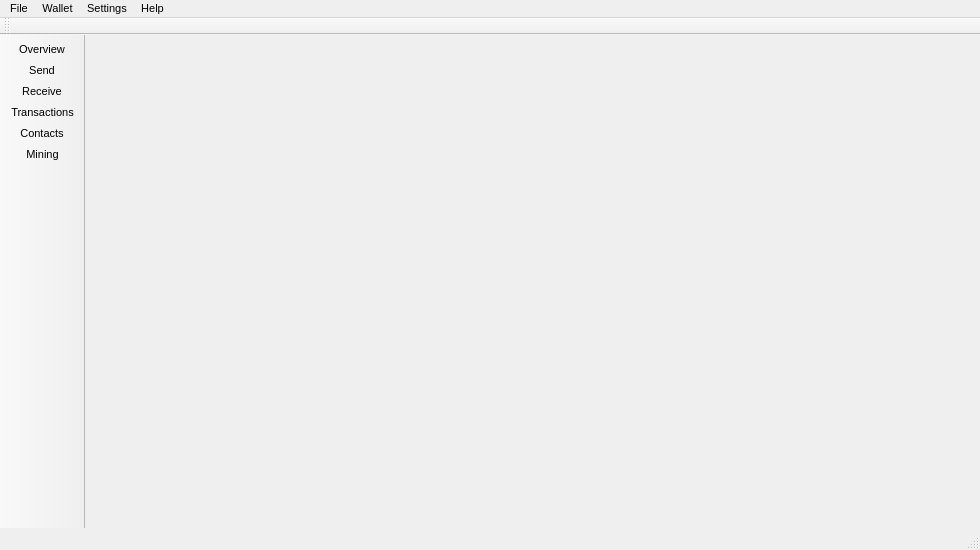
 <widget class="QMainWindow" name="MainWindow">
  <property name="geometry">
   <rect>
    <x>0</x>
    <y>0</y>
    <width>980</width>
    <height>550</height>
   </rect>
  </property>
  <property name="sizePolicy">
   <sizepolicy hsizetype="Preferred" vsizetype="Preferred">
    <horstretch>0</horstretch>
    <verstretch>0</verstretch>
   </sizepolicy>
  </property>
  <property name="minimumSize">
   <size>
    <width>0</width>
    <height>0</height>
   </size>
  </property>
  <property name="maximumSize">
   <size>
    <width>16777215</width>
    <height>16777215</height>
   </size>
  </property>
  <property name="font">
   <font>
    <pointsize>8</pointsize>
   </font>
  </property>
  <property name="windowTitle">
   <string>MainWindow</string>
  </property>
  <property name="windowIcon">
   <iconset resource="../../resources.qrc">
    <normaloff>:/images/cryptonote</normaloff>:/images/cryptonote</iconset>
  </property>
  <widget class="QWidget" name="centralwidget">
   <property name="sizePolicy">
    <sizepolicy hsizetype="Expanding" vsizetype="Preferred">
     <horstretch>0</horstretch>
     <verstretch>0</verstretch>
    </sizepolicy>
   </property>
   <layout class="QGridLayout" name="gridLayout">
    <property name="leftMargin">
     <number>0</number>
    </property>
    <property name="topMargin">
     <number>0</number>
    </property>
    <property name="rightMargin">
     <number>0</number>
    </property>
    <property name="bottomMargin">
     <number>0</number>
    </property>
    <property name="spacing">
     <number>0</number>
    </property>
    <item row="0" column="0" colspan="7">
     <widget class="WalletGui::AccountFrame" name="m_accountFrame">
      <property name="sizePolicy">
       <sizepolicy hsizetype="Preferred" vsizetype="Fixed">
        <horstretch>0</horstretch>
        <verstretch>0</verstretch>
       </sizepolicy>
      </property>
      <property name="minimumSize">
       <size>
        <width>0</width>
        <height>70</height>
       </size>
      </property>
      <property name="maximumSize">
       <size>
        <width>16777215</width>
        <height>70</height>
       </size>
      </property>
      <property name="styleSheet">
       <string notr="true"/>
      </property>
      <property name="frameShape">
       <enum>QFrame::NoFrame</enum>
      </property>
      <property name="frameShadow">
       <enum>QFrame::Raised</enum>
      </property>
     </widget>
    </item>
    <item row="1" column="0">
     <widget class="WalletGui::OverviewFrame" name="m_overviewFrame">
      <property name="sizePolicy">
       <sizepolicy hsizetype="Preferred" vsizetype="Preferred">
        <horstretch>0</horstretch>
        <verstretch>0</verstretch>
       </sizepolicy>
      </property>
      <property name="frameShape">
       <enum>QFrame::NoFrame</enum>
      </property>
      <property name="frameShadow">
       <enum>QFrame::Raised</enum>
      </property>
     </widget>
    </item>
    <item row="1" column="1">
     <widget class="WalletGui::SendFrame" name="m_sendFrame">
      <property name="sizePolicy">
       <sizepolicy hsizetype="Preferred" vsizetype="Preferred">
        <horstretch>0</horstretch>
        <verstretch>0</verstretch>
       </sizepolicy>
      </property>
      <property name="frameShape">
       <enum>QFrame::NoFrame</enum>
      </property>
      <property name="frameShadow">
       <enum>QFrame::Raised</enum>
      </property>
     </widget>
    </item>
    <item row="1" column="2">
     <widget class="WalletGui::ReceiveFrame" name="m_receiveFrame">
      <property name="sizePolicy">
       <sizepolicy hsizetype="Preferred" vsizetype="Preferred">
        <horstretch>0</horstretch>
        <verstretch>0</verstretch>
       </sizepolicy>
      </property>
      <property name="frameShape">
        <enum>QFrame::NoFrame</enum>
      </property>
      <property name="frameShadow">
        <enum>QFrame::Raised</enum>
      </property>
     </widget>
    </item>
    <item row="1" column="3">
     <widget class="WalletGui::TransactionsFrame" name="m_transactionsFrame">
      <property name="sizePolicy">
       <sizepolicy hsizetype="Preferred" vsizetype="Preferred">
        <horstretch>0</horstretch>
        <verstretch>0</verstretch>
       </sizepolicy>
      </property>
      <property name="frameShape">
       <enum>QFrame::NoFrame</enum>
      </property>
      <property name="frameShadow">
       <enum>QFrame::Raised</enum>
      </property>
     </widget>
    </item>
    <item row="1" column="4">
     <widget class="WalletGui::AddressBookFrame" name="m_addressBookFrame">
      <property name="sizePolicy">
       <sizepolicy hsizetype="Preferred" vsizetype="Preferred">
        <horstretch>0</horstretch>
        <verstretch>0</verstretch>
       </sizepolicy>
      </property>
      <property name="frameShape">
       <enum>QFrame::NoFrame</enum>
      </property>
      <property name="frameShadow">
       <enum>QFrame::Raised</enum>
      </property>
     </widget>
    </item>
    <item row="1" column="5">
     <widget class="WalletGui::MiningFrame" name="m_miningFrame">
      <property name="sizePolicy">
       <sizepolicy hsizetype="Preferred" vsizetype="Preferred">
        <horstretch>0</horstretch>
        <verstretch>0</verstretch>
       </sizepolicy>
      </property>
      <property name="frameShape">
       <enum>QFrame::NoFrame</enum>
      </property>
      <property name="frameShadow">
       <enum>QFrame::Raised</enum>
      </property>
     </widget>
    </item>
    <item row="1" column="6">
     <widget class="WalletGui::NoWalletFrame" name="m_noWalletFrame" native="true">
      <property name="sizePolicy">
       <sizepolicy hsizetype="Preferred" vsizetype="Preferred">
        <horstretch>0</horstretch>
        <verstretch>0</verstretch>
       </sizepolicy>
      </property>
     </widget>
    </item>
   </layout>
  </widget>
  <widget class="QMenuBar" name="menubar">
   <property name="geometry">
    <rect>
     <x>0</x>
     <y>0</y>
     <width>980</width>
     <height>20</height>
    </rect>
   </property>
   <widget class="QMenu" name="menuFile">
    <property name="title">
     <string>File</string>
    </property>
    <widget class="QMenu" name="menuRecent_wallets">
     <property name="title">
      <string>Recent wallets</string>
     </property>
    </widget>
    <addaction name="m_createWalletAction"/>
    <addaction name="m_createNondeterministicWalletAction"/>
    <addaction name="m_openWalletAction"/>
    <addaction name="menuRecent_wallets"/>
    <addaction name="m_backupWalletAction"/>
    <addaction name="m_closeWalletAction"/>
    <addaction name="separator"/>
    <addaction name="m_openUriAction"/>
    <addaction name="m_openLogFileAction"/>
    <addaction name="separator"/>
    <addaction name="m_signMessageAction"/>
    <addaction name="m_verifySignedMessageAction"/>
    <addaction name="separator"/>
    <addaction name="m_exitAction"/>
   </widget>
   <widget class="QMenu" name="menuSettings">
    <property name="title">
     <string>Settings</string>
    </property>
    <widget class="QMenu" name="menuLanguage">
     <property name="title">
      <string>Language</string>
     </property>
    </widget>
    <addaction name="menuLanguage"/>
    <addaction name="m_connectionSettingsAction"/>
    <addaction name="m_optimizationAction"/>
    <addaction name="separator"/>
    <addaction name="m_startOnLoginAction"/>
    <addaction name="m_minimizeToTrayAction"/>
    <addaction name="m_closeToTrayAction"/>
    <addaction name="m_miningOnLaunchAction"/>
   </widget>
   <widget class="QMenu" name="menuHelp">
    <property name="title">
     <string>Help</string>
    </property>
    <addaction name="m_aboutCryptonoteAction"/>
    <addaction name="m_aboutQtAction"/>
    <addaction name="actionHelp"/>
   </widget>
   <widget class="QMenu" name="menuWallet">
    <property name="title">
     <string>Wallet</string>
    </property>
    <addaction name="m_encryptWalletAction"/>
    <addaction name="m_changePasswordAction"/>
    <addaction name="m_sweepUnmixableAction"/>
    <addaction name="m_proofBalanceAction"/>
    <addaction name="separator"/>
    <addaction name="m_showMnemonicSeedAction"/>
    <addaction name="m_showPrivateKey"/>
    <addaction name="m_exportTrackingKeyAction"/>
    <addaction name="separator"/>
    <addaction name="m_restoreFromMnemonicSeedAction"/>
    <addaction name="m_importKeyAction"/>
    <addaction name="m_importTrackingKeyAction"/>
    <addaction name="separator"/>
    <addaction name="m_resetAction"/>
   </widget>
   <addaction name="menuFile"/>
   <addaction name="menuWallet"/>
   <addaction name="menuSettings"/>
   <addaction name="menuHelp"/>
  </widget>
  <widget class="QToolBar" name="toolBar">
   <property name="sizePolicy">
    <sizepolicy hsizetype="Fixed" vsizetype="Preferred">
     <horstretch>0</horstretch>
     <verstretch>0</verstretch>
    </sizepolicy>
   </property>
   <property name="minimumSize">
    <size>
     <width>0</width>
     <height>0</height>
    </size>
   </property>
   <property name="maximumSize">
    <size>
     <width>150</width>
     <height>16777215</height>
    </size>
   </property>
   <property name="baseSize">
    <size>
     <width>150</width>
     <height>0</height>
    </size>
   </property>
   <property name="font">
    <font>
     <pointsize>8</pointsize>
    </font>
   </property>
   <property name="windowTitle">
    <string>toolBar</string>
   </property>
   <property name="movable">
    <bool>false</bool>
   </property>
   <property name="allowedAreas">
    <set>Qt::LeftToolBarArea|Qt::TopToolBarArea</set>
   </property>
   <property name="orientation">
    <enum>Qt::Vertical</enum>
   </property>
   <property name="iconSize">
    <size>
     <width>20</width>
     <height>20</height>
    </size>
   </property>
   <property name="toolButtonStyle">
    <enum>Qt::ToolButtonTextBesideIcon</enum>
   </property>
   <attribute name="toolBarArea">
    <enum>LeftToolBarArea</enum>
   </attribute>
   <attribute name="toolBarBreak">
    <bool>false</bool>
   </attribute>
   <addaction name="m_overviewAction"/>
   <addaction name="m_sendAction"/>
   <addaction name="m_receiveAction"/>
   <addaction name="m_transactionsAction"/>
   <addaction name="m_addressBookAction"/>
   <addaction name="m_miningAction"/>
  </widget>
  <widget class="QStatusBar" name="statusBar"/>
  <widget class="QToolBar" name="accountToolBar">
   <property name="windowTitle">
    <string>Account toolbar</string>
   </property>
   <attribute name="toolBarArea">
    <enum>TopToolBarArea</enum>
   </attribute>
   <attribute name="toolBarBreak">
    <bool>false</bool>
   </attribute>
  </widget>
  <action name="m_overviewAction">
   <property name="checkable">
    <bool>true</bool>
   </property>
   <property name="enabled">
    <bool>true</bool>
   </property>
   <property name="icon">
    <iconset resource="../../resources.qrc">
     <normaloff>:/icons/overview</normaloff>:/icons/overview</iconset>
   </property>
   <property name="text">
    <string>Overview</string>
   </property>
  </action>
  <action name="m_sendAction">
   <property name="checkable">
    <bool>true</bool>
   </property>
   <property name="enabled">
    <bool>true</bool>
   </property>
   <property name="icon">
    <iconset resource="../../resources.qrc">
     <normaloff>:/icons/send</normaloff>:/icons/send</iconset>
   </property>
   <property name="text">
    <string>Send</string>
   </property>
  </action>
  <action name="m_receiveAction">
   <property name="checkable">
    <bool>true</bool>
   </property>
   <property name="enabled">
    <bool>true</bool>
   </property>
   <property name="icon">
    <iconset resource="../../resources.qrc">
     <normaloff>:/icons/receive</normaloff>:/icons/receive</iconset>
   </property>
   <property name="text">
    <string>Receive</string>
   </property>
  </action>
  <action name="m_transactionsAction">
   <property name="checkable">
    <bool>true</bool>
   </property>
   <property name="enabled">
    <bool>true</bool>
   </property>
   <property name="icon">
    <iconset resource="../../resources.qrc">
     <normaloff>:/icons/transactions</normaloff>:/icons/transactions</iconset>
   </property>
   <property name="text">
    <string>Transactions</string>
   </property>
  </action>
  <action name="m_exitAction">
   <property name="enabled">
    <bool>true</bool>
   </property>
   <property name="text">
    <string>Exit</string>
   </property>
   <property name="shortcut">
    <string>Ctrl+Q</string>
   </property>
  </action>
  <action name="m_addressBookAction">
   <property name="checkable">
    <bool>true</bool>
   </property>
   <property name="enabled">
    <bool>true</bool>
   </property>
   <property name="icon">
    <iconset resource="../../resources.qrc">
     <normaloff>:/icons/address-book</normaloff>:/icons/address-book</iconset>
   </property>
   <property name="text">
    <string>Contacts</string>
   </property>
  </action>
  <action name="m_createWalletAction">
   <property name="enabled">
    <bool>true</bool>
   </property>
   <property name="text">
    <string>Create wallet</string>
   </property>
  </action>
  <action name="m_openWalletAction">
   <property name="enabled">
    <bool>true</bool>
   </property>
   <property name="text">
    <string>Open wallet</string>
   </property>
  </action>
  <action name="m_encryptWalletAction">
   <property name="enabled">
    <bool>true</bool>
   </property>
   <property name="text">
    <string>Encrypt wallet</string>
   </property>
  </action>
  <action name="m_changePasswordAction">
   <property name="enabled">
    <bool>true</bool>
   </property>
   <property name="text">
    <string>Change password</string>
   </property>
   <property name="toolTip">
    <string>Change password</string>
   </property>
  </action>
  <action name="m_aboutCryptonoteAction">
   <property name="enabled">
    <bool>true</bool>
   </property>
   <property name="text">
    <string>About</string>
   </property>
  </action>
  <action name="m_aboutQtAction">
   <property name="enabled">
    <bool>true</bool>
   </property>
   <property name="text">
    <string>About Qt</string>
   </property>
  </action>
  <action name="m_backupWalletAction">
   <property name="enabled">
    <bool>true</bool>
   </property>
   <property name="text">
    <string>Backup wallet</string>
   </property>
  </action>
  <action name="m_startOnLoginAction">
   <property name="checkable">
    <bool>true</bool>
   </property>
   <property name="text">
    <string>Start on system login</string>
   </property>
  </action>
  <action name="m_minimizeToTrayAction">
   <property name="checkable">
    <bool>true</bool>
   </property>
   <property name="text">
    <string>Minimize to tray</string>
   </property>
  </action>
  <action name="m_closeToTrayAction">
   <property name="checkable">
    <bool>true</bool>
   </property>
   <property name="text">
    <string>Close to tray</string>
   </property>
  </action>
  <action name="m_importKeyAction">
   <property name="text">
    <string>Import private key</string>
   </property>
  </action>
  <action name="m_miningAction">
   <property name="checkable">
    <bool>true</bool>
   </property>
   <property name="icon">
    <iconset resource="../../resources.qrc">
     <normaloff>:/icons/mining</normaloff>:/icons/mining</iconset>
   </property>
   <property name="text">
    <string>Mining</string>
   </property>
  </action>
  <action name="m_resetAction">
   <property name="text">
    <string>Reset wallet</string>
   </property>
   <property name="toolTip">
    <string>Reset wallet</string>
   </property>
  </action>
  <action name="m_showPrivateKey">
   <property name="text">
    <string>Export private key</string>
   </property>
  </action>
  <action name="actionHelp">
   <property name="text">
    <string>Help</string>
   </property>
   <property name="shortcut">
    <string>F1</string>
   </property>
  </action>
  <action name="m_connectionSettingsAction">
   <property name="text">
    <string>Connection</string>
   </property>
  </action>
  <action name="m_openUriAction">
   <property name="text">
    <string>Open payment request</string>
   </property>
  </action>
  <action name="m_exportTrackingKeyAction">
   <property name="text">
    <string>Export tracking key</string>
   </property>
  </action>
  <action name="m_importTrackingKeyAction">
   <property name="text">
    <string>Import tracking key</string>
   </property>
  </action>
  <action name="m_closeWalletAction">
   <property name="text">
    <string>Close wallet</string>
   </property>
  </action>
  <action name="m_recentWalletsAction">
   <property name="text">
    <string>Recent wallets</string>
   </property>
  </action>
  <action name="actionStatus">
   <property name="text">
    <string>Information</string>
   </property>
  </action>
  <action name="m_openLogFileAction">
   <property name="text">
    <string>Open log file</string>
   </property>
  </action>
  <action name="m_showMnemonicSeedAction">
   <property name="enabled">
    <bool>true</bool>
   </property>
   <property name="text">
    <string>Show mnemonic seed</string>
   </property>
  </action>
  <action name="m_restoreFromMnemonicSeedAction">
   <property name="text">
    <string>Restore from mnemonic seed</string>
   </property>
  </action>
  <action name="m_createNondeterministicWalletAction">
   <property name="text">
    <string>Create nondeterministic wallet</string>
   </property>
  </action>
  <action name="m_miningOnLaunchAction">
   <property name="checkable">
    <bool>true</bool>
   </property>
   <property name="text">
    <string>Start pool mining automatically</string>
   </property>
  </action>
  <action name="m_sweepUnmixableAction">
   <property name="text">
    <string>Sweep unmixable</string>
   </property>
  </action>
  <action name="m_signMessageAction">
   <property name="text">
    <string>Sign message</string>
   </property>
  </action>
  <action name="m_verifySignedMessageAction">
   <property name="text">
    <string>Verify signed message</string>
   </property>
  </action>
  <action name="m_optimizationAction">
   <property name="text">
    <string>Optimization</string>
   </property>
  </action>
  <action name="m_proofBalanceAction">
   <property name="text">
    <string>Get proof of balance</string>
   </property>
  </action>
 </widget>
